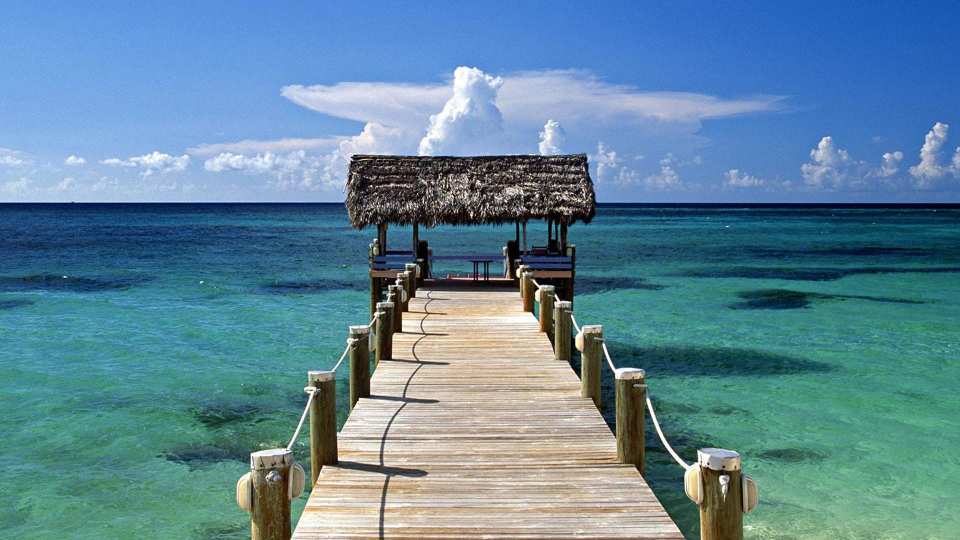
#> input picture dock.jpg, 1920 x 1080 px (shown at 1/2 size)
$ jupyter execute --allow-errors 'Packaged 2.0.ipynb'   (shell and % lines are left out)
#> lines starting #> are read from the running program, lines starting #| are printed output that depends on the picture
[cell 1]
import os, psutil
process = psutil.Process(os.getpid())
print(process.memory_info().rss/(2**20))
#> (this line was passed over: psutil is not available in this run)

[cell 2]
import cv2
import time
import pickle
import skimage.io
import numpy as np
import tkinter as tk
from functions import *
from tkinter import *
import scipy.stats as st
from matplotlib import pyplot as plt
from tkinter import filedialog as fd
from tkinter import messagebox as mb

numpy_types = {
    'unsigned char': 'uint8',
    'unsigned short': 'uint16',
    'unsigned long': 'uint32',
    'unsigned long long': 'uint64'
}

with open("types.pkl", "rb") as f:
#> (reads types.pkl from the repository)
    types = pickle.load(f)

img = skimage.io.imread('dock.jpg')
#> img is the input picture: shape (1080, 1920, 3); mean R, G, B 94.8, 134.2, 153.8
img_gray = cv2.cvtColor(img, cv2.COLOR_RGB2GRAY)
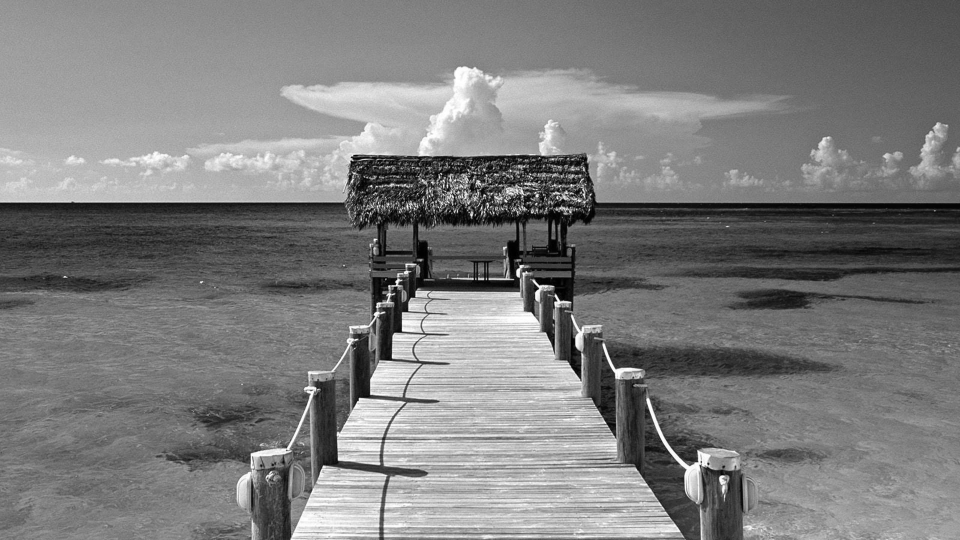
#> img_gray: shape (1080, 1920) (shown at 1/2 size); min 0, max 255, mean 124.7

class Retina:
    def __init__(self):
        self.backProjectedVector = None
        self.normalizationVector = None
        self.quantization_bits = None
        self.optimumNumThreads = None
        self.input_resolution = None
        self.sampledVector = None
        self.coeff_layers = None
        self.index_layers = None
        self.retina_size = None
        self.crop_coords = None
        self.fixation = None
        self.coeffs = None
        self.locs = None
        self.cap = None
        self.h = None
        self.w = None

        try:
            self.loadLayers()
        except:
            print("Could not find previously saved layers, Please make sure to initlaize them!")

    # [48 lines left out: functions loadLocations, loadCoefficients, not called in this run]

    def loadLayers(self):
        with open("layers.pkl", "rb") as f:
            self.coeff_layers, self.index_layers, idx = pickle.load(f)
        self.sampledVector = np.zeros(idx).astype(numpy_types[types['RESULTS']])

    # [42 lines left out: functions packPixels, packKernels, not called in this run]

    def setInputResolution(self, w, h):
        self.input_resolution = np.array([h,w], dtype='int32')

    def setFixation(self, x, y):
        with open("layers.pkl", "rb") as f:
            layers = pickle.load(f)
        if self.coeff_layers is None:
            self.coeff_layers = layers[0]
            self.index_layers = layers[1]
        if self.retina_size is None:
            self.retina_size = np.array(layers[0][0].shape, dtype='int32')
        self.fixation = np.array([x,y], dtype='int32')
        img_x1, img_y1, img_x2, img_y2, ret_x1, ret_y1, ret_x2, ret_y2 = get_bounds(self.input_resolution, self.retina_size, self.fixation)
        self.crop_coords = (img_x1, img_y1, img_x2, img_y2)
        for i in range(len(layers[0])):
            self.coeff_layers[i] = layers[0][i][ret_y1:ret_y2, ret_x1:ret_x2].flatten()
            self.index_layers[i] = layers[1][i][ret_y1:ret_y2, ret_x1:ret_x2].flatten()
        self.h = img_y2 - img_y1
        self.w = img_x2 - img_x1

    def sample(self, img):
        zeros_int32(self.sampledVector)
        x1, y1, x2, y2 = self.crop_coords
        img = img[y1:y2, x1:x2].flatten()
        for i in range(len(self.coeff_layers)):
            sample(img, self.coeff_layers[i], self.index_layers[i], self.sampledVector)

    # [14 lines left out: functions createNormalizationImage, backProject, not called in this run]

[cell 3]
# [4 lines left out: function show_backProjected, not called in this run]

[cell 4]
with open("validation_sample.pkl", "rb") as f:
#> (reads validation_sample.pkl from the repository)
    previous_result = pickle.load(f)

R = Retina()
R.setInputResolution(1920,1080)
#> (the rest of this cell did not finish here and is left out)

R.createNormalizationImage()
R.sample(img_gray)
print(sum(R.sampledVector-previous_result))
R.backProject()
show_backProjected(R)

[cell 5]
import time

n = 50
r = 0.55 * R.input_resolution[0]
xs = np.array([int(np.cos(2*np.pi/n*x)*r) for x in range(0,n+1)]) + R.input_resolution[1]//2
ys = np.array([int(np.sin(2*np.pi/n*x)*r) for x in range(0,n+1)]) + R.input_resolution[0]//2

plt.figure(figsize=(5,5))
plt.plot(xs,ys)
plt.plot(xs,[0]*len(xs),'r')
plt.plot(xs,[R.input_resolution[0]]*len(xs),'r')
plt.show()
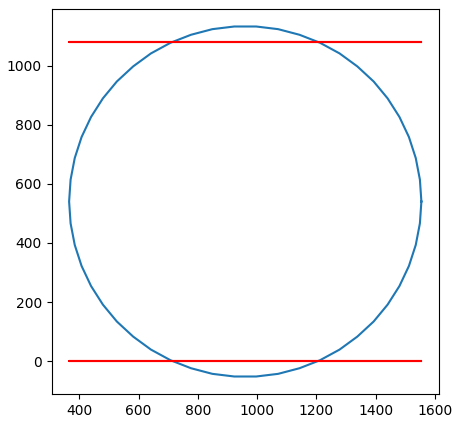
#> figure drawn by matplotlib, 1 panel

for i in range(len(xs)):
    print(xs[i],ys[i])

# plt.figure(figsize=(16,9))

#> (the rest of this cell did not finish here and is left out)

[cell 6]
R = Retina()
# [4 lines of commented-out code are left out]
R.setInputResolution(1920,1080)
#> (the rest of this cell did not finish here and is left out)


#> (a cell that did not finish here is left out)

#> (a cell that did not finish here is left out)


#> (a cell that did not finish here is left out)

#> (a cell that did not finish here is left out)

#> (a cell that did not finish here is left out)

#> (a cell that did not finish here is left out)

[cell 13]
process = psutil.Process(os.getpid())
print(process.memory_info().rss/(2**20))
#> (this line was passed over: psutil is not available in this run)
